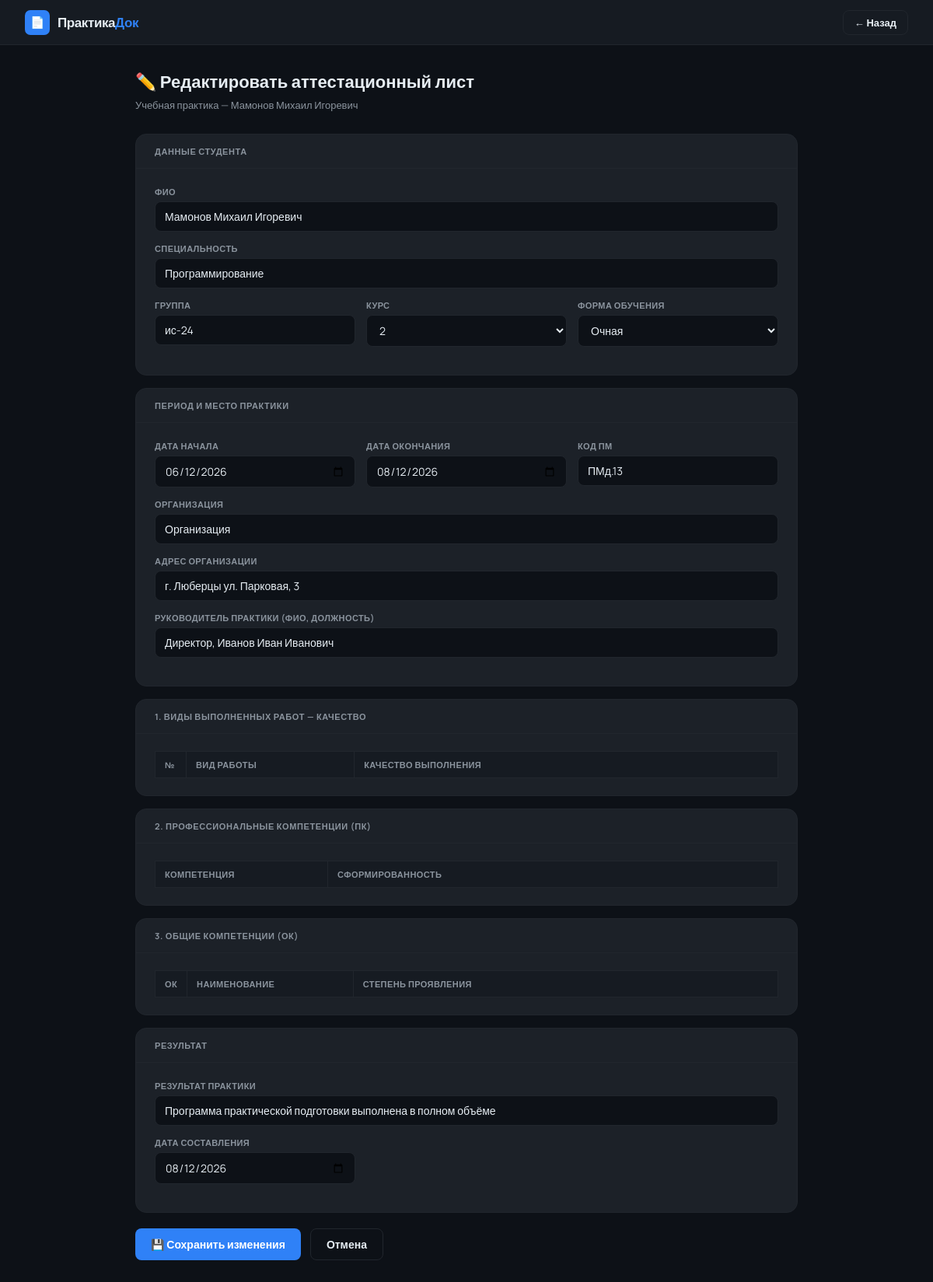
Screenshot of /practice/edit/13/ (signed in) with the database file from the repository.
### mainMMI/models.py (models this page shows, shortened)
class PracticeDocument(models.Model):
    PRACTICE_TYPES = [
        ('educational', 'Учебная практика'),
        ('production', 'Производственная практика'),
        ('prediploma', 'Преддипломная практика'),
    ]
    COMPETENCE_LEVELS = [
        ('full', 'Сформирована полностью'),
        ('partial', 'Сформирована частично'),
        ('none', 'Не сформирована'),
    ]
    QUALITY_LEVELS = [
        ('high', 'Высокое'),
        ('medium', 'Среднее'),
        ('low', 'Низкое'),
    ]
    MANIFESTATION_LEVELS = [
        ('regular', 'Проявлял регулярно'),
        ('episodic', 'Проявлял эпизодически'),
        ('none', 'Не проявлял'),
    ]
    user = models.ForeignKey(User, on_delete=models.CASCADE, related_name='practice_documents')
    practice_type = models.CharField('Вид практики', max_length=20, choices=PRACTICE_TYPES)
    document_type = models.CharField('Тип документа', max_length=50, default='attestation')
    fio = models.CharField('ФИО студента', max_length=200, blank=True)
    speciality = models.CharField('Специальность', max_length=200, blank=True)
    group = models.CharField('Группа', max_length=50, blank=True)
    course = models.CharField('Курс', max_length=10, blank=True)
    education_form = models.CharField('Форма обучения', max_length=50, blank=True)
    start_date = models.DateField('Дата начала', null=True, blank=True)
    end_date = models.DateField('Дата окончания', null=True, blank=True)
    organization = models.CharField('Организация', max_length=300, blank=True)
    organization_address = models.CharField('Адрес организации', max_length=300, blank=True)
    supervisor = models.CharField('Руководитель практики', max_length=200, blank=True)
    module_code = models.CharField('Код ПМ', max_length=50, blank=True)
    work_1_quality = models.CharField('Работа 1 качество', max_length=10, choices=QUALITY_LEVELS, blank=True)
    work_2_quality = models.CharField('Работа 2 качество', max_length=10, choices=QUALITY_LEVELS, blank=True)
    work_3_quality = models.CharField('Работа 3 качество', max_length=10, choices=QUALITY_LEVELS, blank=True)
    work_4_quality = models.CharField('Работа 4 качество', max_length=10, choices=QUALITY_LEVELS, blank=True)
    work_5_quality = models.CharField('Работа 5 качество', max_length=10, choices=QUALITY_LEVELS, blank=True)
    work_6_quality = models.CharField('Работа 6 качество', max_length=10, choices=QUALITY_LEVELS, blank=True)
    work_7_quality = models.CharField('Работа 7 качество', max_length=10, choices=QUALITY_LEVELS, blank=True)
    work_8_quality = models.CharField('Работа 8 качество', max_length=10, choices=QUALITY_LEVELS, blank=True)
    work_9_quality = models.CharField('Работа 9 качество', max_length=10, choices=QUALITY_LEVELS, blank=True)
    work_10_quality = models.CharField('Работа 10 качество', max_length=10, choices=QUALITY_LEVELS, blank=True)
    work_11_quality = models.CharField('Работа 11 качество', max_length=10, choices=QUALITY_LEVELS, blank=True)
    pk_1_level = models.CharField('ПК 12.1 уровень', max_length=10, choices=COMPETENCE_LEVELS, blank=True)
    pk_2_level = models.CharField('ПК 12.2 уровень', max_length=10, choices=COMPETENCE_LEVELS, blank=True)
    pk_3_level = models.CharField('ПК 12.3 уровень', max_length=10, choices=COMPETENCE_LEVELS, blank=True)
    pk_4_level = models.CharField('ПК 12.4 уровень', max_length=10, choices=COMPETENCE_LEVELS, blank=True)
    pk_5_level = models.CharField('ПК 12.5 уровень', max_length=10, choices=COMPETENCE_LEVELS, blank=True)
    pk_6_level = models.CharField('ПК 12.6 уровень', max_length=10, choices=COMPETENCE_LEVELS, blank=True)
    ok_1_level = models.CharField('ОК 01 уровень', max_length=10, choices=MANIFESTATION_LEVELS, blank=True)
    ok_2_level = models.CharField('ОК 02 уровень', max_length=10, choices=MANIFESTATION_LEVELS, blank=True)
    ok_3_level = models.CharField('ОК 03 уровень', max_length=10, choices=MANIFESTATION_LEVELS, blank=True)
    ok_4_level = models.CharField('ОК 04 уровень', max_length=10, choices=MANIFESTATION_LEVELS, blank=True)
    ok_5_level = models.CharField('ОК 05 уровень', max_length=10, choices=MANIFESTATION_LEVELS, blank=True)
    ok_6_level = models.CharField('ОК 06 уровень', max_length=10, choices=MANIFESTATION_LEVELS, blank=True)
    ok_7_level = models.CharField('ОК 07 уровень', max_length=10, choices=MANIFESTATION_LEVELS, blank=True)
    ok_8_level = models.CharField('ОК 08 уровень', max_length=10, choices=MANIFESTATION_LEVELS, blank=True)
    ok_9_level = models.CharField('ОК 09 уровень', max_length=10, choices=MANIFESTATION_LEVELS, blank=True)
    ok_10_level = models.CharField('ОК 10 уровень', max_length=10, choices=MANIFESTATION_LEVELS, blank=True)
    ok_11_level = models.CharField('ОК 11 уровень', max_length=10, choices=MANIFESTATION_LEVELS, blank=True)
    work_attitude = models.TextField('Отношение к работе', blank=True)
    discipline = models.TextField('Выполнение правил трудового распорядка', blank=True)
    safety_rules = models.TextField('Соблюдение правил техники безопасности', blank=True)
    initiative = models.TextField('Проявление инициативы', blank=True)
    relationships = models.TextField('Взаимоотношения с коллегами', blank=True)
    competence_formation = models.TextField('Сформированность компетенций', blank=True)
    additional_info = models.TextField('Дополнительная информация', blank=True)
    result = models.TextField('Результат практической подготовки', blank=True, default='Программа практической подготовки выполнена в полном объеме')
    document_date = models.DateField('Дата составления документа', null=True, blank=True)
    created_at = models.DateTimeField('Дата создания', auto_now_add=True)
    updated_at = models.DateTimeField('Дата обновления', auto_now=True)
    class Meta:
        db_table = 'practice_documents'
        ordering = ['-created_at']

### mainMMI/views.py (the view, shortened to what this page needs)
# urls.py: path('practice/edit/<int:doc_id>/', edit_practice_document, name='edit_practice'),
@login_required
def edit_practice_document(request, doc_id):
    doc = get_object_or_404(PracticeDocument, id=doc_id, user=request.user)
    return render(request, 'edit_practice_document.html', {'doc': doc})

### mainMMI/templates/edit_practice_document.html (shortened to what this page needs)
<!DOCTYPE html>
<html lang="ru">
<head>
</head>
<body>
<header class="header">
    <a href="/" class="logo"><div class="logo-icon">📄</div><div class="logo-name">Практика<span>Док</span></div></a>
    <a href="/profile/#my-docs" class="btn btn-outline" style="padding:6px 14px;font-size:13px">← Назад</a>
</header>
<div class="main">
    <div class="page-title">✏️ Редактировать аттестационный лист</div>
    <p class="page-sub">{{ doc.get_practice_type_display }} — {{ doc.fio }}</p>
    <form method="post">
        <div class="card">
            <div class="card-head"><div class="card-title">Данные студента</div></div>
            <div class="card-body">
                <div class="form-row"><div class="form-group full"><label>ФИО</label><input type="text" name="fio" value="{{ doc.fio }}"></div></div>
                <div class="form-row"><div class="form-group full"><label>Специальность</label><input type="text" name="speciality" value="{{ doc.speciality }}"></div></div>
                <div class="form-row">
                    <div class="form-group"><label>Группа</label><input type="text" name="group" value="{{ doc.group }}"></div>
                    <div class="form-group"><label>Курс</label>
                        <select name="course">
                            <option value="2" {% if doc.course == "2" %}selected{% endif %}>2</option>
                        </select>
                    </div>
                    <div class="form-group"><label>Форма обучения</label>
                        <select name="education_form">
                            <option value="очная" {% if doc.education_form == "очная" %}selected{% endif %}>Очная</option>
                        </select>
                    </div>
                </div>
            </div>
        </div>
        <div class="card">
            <div class="card-head"><div class="card-title">Период и место практики</div></div>
            <div class="card-body">
                <div class="form-row">
                    <div class="form-group"><label>Дата начала</label><input type="date" name="start_date" value="{{ doc.start_date|date:'Y-m-d' }}"></div>
                    <div class="form-group"><label>Дата окончания</label><input type="date" name="end_date" value="{{ doc.end_date|date:'Y-m-d' }}"></div>
                    <div class="form-group"><label>Код ПМ</label><input type="text" name="module_code" value="{{ doc.module_code }}"></div>
                </div>
                <div class="form-row"><div class="form-group full"><label>Организация</label><input type="text" name="organization" value="{{ doc.organization }}"></div></div>
                <div class="form-row"><div class="form-group full"><label>Адрес организации</label><input type="text" name="organization_address" value="{{ doc.organization_address }}"></div></div>
                <div class="form-row"><div class="form-group full"><label>Руководитель практики (ФИО, должность)</label><input type="text" name="supervisor" value="{{ doc.supervisor }}"></div></div>
            </div>
        </div>
        <div class="card">
            <div class="card-head"><div class="card-title">1. Виды выполненных работ — Качество</div></div>
            <div class="card-body">
                <table class="comp-table">
                    <thead><tr><th class="num">№</th><th>Вид работы</th><th style="min-width:260px">Качество выполнения</th></tr></thead>
                </table>
            </div>
        </div>
        <div class="card">
            <div class="card-head"><div class="card-title">2. Профессиональные компетенции (ПК)</div></div>
            <div class="card-body">
                <table class="comp-table">
                    <thead><tr><th>Компетенция</th><th style="min-width:300px">Сформированность</th></tr></thead>
                </table>
            </div>
        </div>
        <div class="card">
            <div class="card-head"><div class="card-title">3. Общие компетенции (ОК)</div></div>
            <div class="card-body">
                <table class="comp-table">
                    <thead><tr><th class="num">ОК</th><th>Наименование</th><th style="min-width:320px">Степень проявления</th></tr></thead>
                </table>
            </div>
        </div>
        <div class="card">
            <div class="card-head"><div class="card-title">Результат</div></div>
            <div class="card-body">
                <div class="form-row">
                    <div class="form-group full"><label>Результат практики</label><input type="text" name="result" value="{{ doc.result }}"></div>
                    <div class="form-group"><label>Дата составления</label><input type="date" name="document_date" value="{{ doc.document_date|date:'Y-m-d' }}"></div>
                </div>
            </div>
        </div>
        <div class="btn-group">
            <button type="submit" class="btn btn-primary">💾 Сохранить изменения</button>
            <a href="/profile/#my-docs" class="btn btn-outline">Отмена</a>
        </div>
    </form>
</div>
</body>
</html>

### mainMMI/templates/edit_practice_document.html (style rules this page uses)
*,*::before,*::after { margin:0;padding:0;box-sizing:border-box }
:root { --bg:#0d1117;--surface:#161b22;--border:#21262d;--accent:#2f81f7;--accent2:#3fb950;--accent3:#d29922;--text:#e6edf3;--muted:#8b949e;--card:#1c2128;--input:#0d1117 }
body { font-family:'Manrope',sans-serif;background:var(--bg);color:var(--text);min-height:100vh }
.header { background:var(--surface);border-bottom:1px solid var(--border);padding:0 32px;display:flex;align-items:center;justify-content:space-between;height:58px;position:sticky;top:0;z-index:100 }
.logo { display:flex;align-items:center;gap:10px;text-decoration:none;color:var(--text) }
.logo-icon { width:32px;height:32px;background:var(--accent);border-radius:7px;display:flex;align-items:center;justify-content:center;font-size:15px }
.logo-name { font-size:17px;font-weight:800;letter-spacing:-.4px }
.logo-name span { color:var(--accent) }
.main { max-width:900px;margin:0 auto;padding:32px 24px }
.page-title { font-size:22px;font-weight:800;margin-bottom:6px }
.page-sub { color:var(--muted);font-size:13px;margin-bottom:28px }
.card { background:var(--card);border:1px solid var(--border);border-radius:14px;margin-bottom:16px }
.card-head { padding:14px 24px;border-bottom:1px solid var(--border) }
.card-title { font-size:11px;font-weight:700;color:var(--muted);text-transform:uppercase;letter-spacing:.6px }
.card-body { padding:22px 24px }
.form-row { display:grid;grid-template-columns:repeat(auto-fit,minmax(200px,1fr));gap:14px;margin-bottom:14px }
.form-group { display:flex;flex-direction:column;gap:5px }
.form-group.full { grid-column:1/-1 }
label { font-size:11px;font-weight:700;color:var(--muted);letter-spacing:.4px;text-transform:uppercase }
input[type=text],input[type=date],select { background:var(--input);border:1px solid var(--border);border-radius:8px;color:var(--text);font-family:'Manrope',sans-serif;font-size:14px;padding:9px 12px;outline:none;transition:border-color .15s;width:100% }
select option { background:var(--card) }
.comp-table { width:100%;border-collapse:collapse;font-size:13px }
.comp-table th { background:var(--surface);color:var(--muted);font-weight:600;padding:9px 12px;text-align:left;border:1px solid var(--border);font-size:11px;text-transform:uppercase;letter-spacing:.4px }
.num { color:var(--muted);text-align:center;width:40px }
.btn { display:inline-flex;align-items:center;gap:6px;padding:10px 20px;border-radius:8px;font-size:14px;font-weight:600;font-family:'Manrope',sans-serif;cursor:pointer;border:none;text-decoration:none;transition:all .15s }
.btn-primary { background:var(--accent);color:#fff }
.btn-outline { background:transparent;color:var(--text);border:1px solid var(--border) }
.btn-group { display:flex;gap:12px;margin-top:20px }

### rows the page displays
PracticeDocument: practice_type "Учебная практика", fio "Мамонов Михаил Игоревич", speciality "Программирование", group "ис-24", course "2", education_form "Очная", start_date "06/12/2026", end_date "08/12/2026", module_code "ПМд.13", organization "Организация", organization_address "г. Люберцы ул. Парковая, 3", supervisor "Директор, Иванов Иван Иванович", result "Программа практической подготовки выполнена в полном объёме", document_date "08/12/2026"
